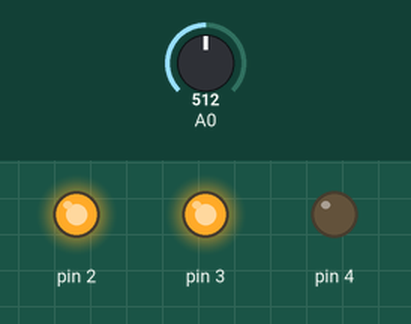
This sketch was run on a simulated Arduino Uno, built with avr-gcc and run on an emulated ATmega328P. On the bench: output pins drawn as LEDs (lit = HIGH). The test bench sets the inputs (shaded band); at power-on: A0 = 512.

Above: at 1.2 s.
1.3 s: A0 set to 413
2.8 s: A0 set to 390
At 3.5 s:
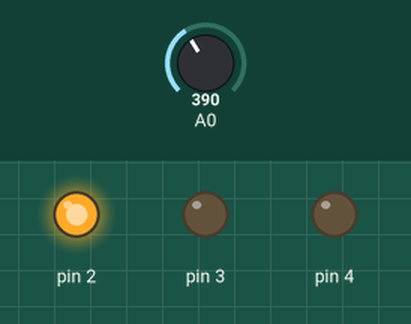
4.3 s: A0 set to 810
At 4.7 s:
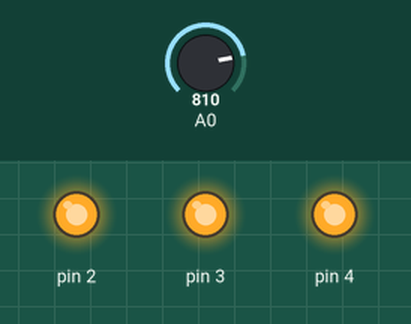
5.8 s: A0 set to 791
At 7.0 s:
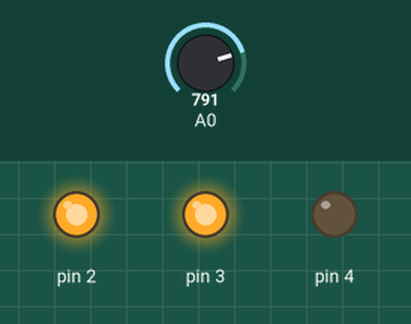
7.3 s: A0 set to 900
At 8.3 s:
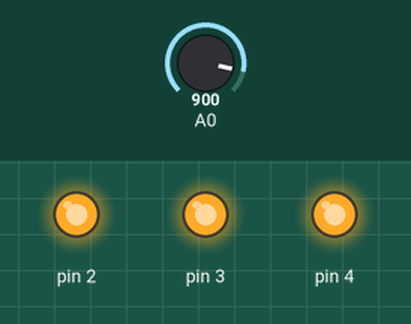
Timing chart, 0 to 9.8 s (numbered marks = the images above; inputs shaded):
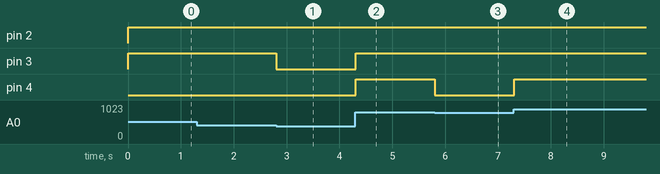

The sketch:

3led.analog.ino
```cpp
void setup() {

 pinMode(2,OUTPUT);
 pinMode(3,OUTPUT);
 pinMode(4,OUTPUT);
}

void loop() {

  int pot1=analogRead(A0);
  if(pot1<400){
    digitalWrite(2,HIGH);
     digitalWrite(3,LOW);
      digitalWrite(4,LOW);

  } else if(pot1<800){
    digitalWrite(2,HIGH);
    digitalWrite(3,HIGH);
    digitalWrite(4,LOW);
  }else{
    digitalWrite(2,HIGH);
    digitalWrite(3,HIGH);
    digitalWrite(4,HIGH);
  }
  delay(100);
}
```

Measured:
- the behaviour switches between 400 and 399 on A0 (found by bisection; images 0 and 1)
- the behaviour switches between 800 and 799 on A0 (found by bisection; images 2 and 3)
- after the input at 1.3 s, every drawn part: stays the same
- after the input at 2.8 s, pin 3: HIGH → LOW at once
- after the input at 4.3 s, pin 3, pin 4: LOW → HIGH at once
- after the input at 5.8 s, pin 4: HIGH → LOW at once
- after the input at 7.3 s, pin 4: LOW → HIGH at once
